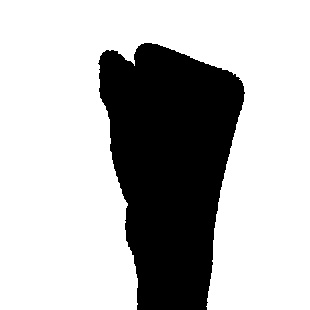
#> input picture data/train/closed_fist/10.jpg, 310 x 310 px, given in place of the camera
$ python collect-data.py
#> lines starting #> are read from the running program, lines starting #| are printed output that depends on the picture; after the words box and inside, x2 and y2 are one past the last pixel; in counts of white or black regions, pixels touching at a corner belong together; pictures that were not available may be replaced by others from this repository, and a replacement may not be noted
import cv2
import numpy as np
import os

# Create the directory structure
if not os.path.exists("data"):
    os.makedirs("data")
    os.makedirs("data/train")
    os.makedirs("data/test")
    os.makedirs("data/train/closed_fist")
    os.makedirs("data/train/thumbs_up")
    os.makedirs("data/train/thumbs_down")

    os.makedirs("data/test/closed_fist")
    os.makedirs("data/test/thumbs_up")
    os.makedirs("data/test/thumbs_down")


# Train or test
mode = 'test'
directory = 'data/'+mode+'/' # Directory path

cap = cv2.VideoCapture(0)

while True:
    _, frame = cap.read()
#> frame is the input picture: shape (310, 310, 3); min 0, max 255, mean 183.8
    # Simulating mirror image
    frame = cv2.flip(frame, 1)
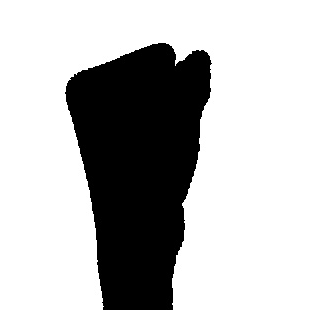
#> frame: shape (310, 310, 3); min 0, max 255, mean 183.8

    # Getting count of existing images
    count = {'closed_fist': len(os.listdir(directory+"/closed_fist")),
             'thumbs_up': len(os.listdir(directory+"/thumbs_up")),
             'thumbs_down': len(os.listdir(directory+"/thumbs_down"))
            }

    # Printing the count in each set to the screen

    cv2.putText(frame, "Stock Managment ", (10, 20), cv2.FONT_HERSHEY_PLAIN, 1, (0, 255, 255), 1)
    cv2.putText(frame, "MODE : "+mode, (10, 50), cv2.FONT_HERSHEY_PLAIN, 1, (0,255,255), 1)
    cv2.putText(frame, "IMAGE COUNT", (10, 100), cv2.FONT_HERSHEY_PLAIN, 1, (0,255,255), 1)
    cv2.putText(frame, "CLOSED_FIST : "+str(count['closed_fist']), (10, 120), cv2.FONT_HERSHEY_PLAIN, 1, (0,255,255), 1)
    cv2.putText(frame, "THUMBS_UP : "+str(count['thumbs_up']), (10, 140), cv2.FONT_HERSHEY_PLAIN, 1, (0,255,255), 1)
    cv2.putText(frame, "THUMBS_DOWN : "+str(count['thumbs_down']), (10, 160), cv2.FONT_HERSHEY_PLAIN, 1, (0,255,255), 1)


    # Coordinates of the ROI
    x1 = int(0.5*frame.shape[1])
#> x1 = 155
    y1 = 10
    x2 = frame.shape[1]-10
#> x2 = 300
    y2 = int(0.5*frame.shape[1])
#> y2 = 155
    # Drawing the ROI
    # The increment/decrement by 1 is to compensate for the bounding box
    cv2.rectangle(frame, (x1-1, y1-1), (x2+1, y2+1), (255,0,0) ,1)
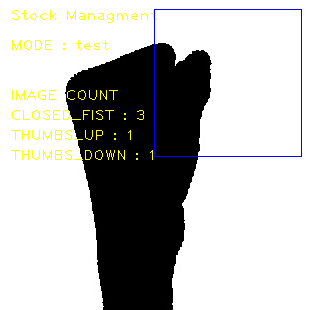
#> frame: shape (310, 310, 3); mean B, G, R 181.4, 183.8, 183.8
    # Extracting the ROI
    roi = frame[y1:y2, x1:x2]
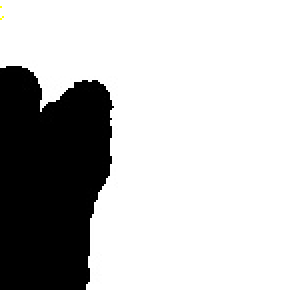
#> roi: shape (145, 145, 3) (shown 2 times larger); mean B, G, R 191.5, 191.6, 191.6
    roi = cv2.resize(roi, (64, 64))
#> roi: shape (64, 64, 3)

    cv2.imshow("Frame", frame)

    # [5 lines of commented-out code are left out]
    roi = cv2.cvtColor(roi, cv2.COLOR_BGR2GRAY)
#> roi: shape (64, 64)
    _, roi = cv2.threshold(roi, 120, 255, cv2.THRESH_BINARY)
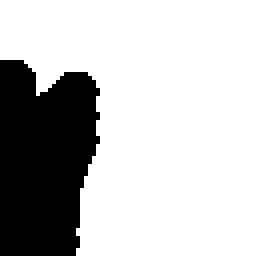
#> roi: shape (64, 64) (shown 4 times larger); 75.3% white; 1 black region, box (x1, y1, x2, y2) and area: (0, 15, 25, 64) 1013
    cv2.imshow("ROI", roi)

    interrupt = cv2.waitKey(10)
#> (key Esc is pressed here)
    if interrupt & 0xFF == 27: # esc key
        break
    if interrupt & 0xFF == ord('0'):
        cv2.imwrite(directory+'closed_fist/'+str(count['closed_fist'])+'.jpg', roi)
    if interrupt & 0xFF == ord('1'):
        cv2.imwrite(directory+'thumbs_up/'+str(count['thumbs_up'])+'.jpg', roi)
    if interrupt & 0xFF == ord('2'):
        cv2.imwrite(directory+'thumbs_down/'+str(count['thumbs_down'])+'.jpg', roi)

cap.release()
cv2.destroyAllWindows()
"""
d = "old-data/test/0"
newd = "data/test/0"
for walk in os.walk(d):
    for file in walk[2]:
        roi = cv2.imread(d+"/"+file)
        roi = cv2.cvtColor(roi, cv2.COLOR_BGR2GRAY)
        _, mask = cv2.threshold(roi, 120, 255, cv2.THRESH_BINARY)
        cv2.imwrite(newd+"/"+file, mask)
"""
